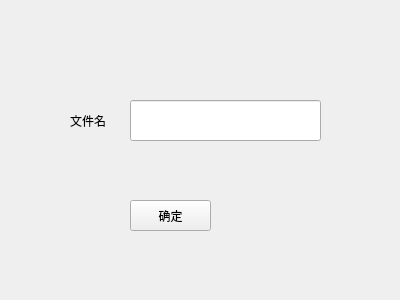
<?xml version="1.0" encoding="UTF-8"?>
<ui version="4.0">
 <class>SearchFile</class>
 <widget class="QWidget" name="SearchFile">
  <property name="geometry">
   <rect>
    <x>0</x>
    <y>0</y>
    <width>400</width>
    <height>300</height>
   </rect>
  </property>
  <property name="windowTitle">
   <string>Form</string>
  </property>
  <widget class="QLineEdit" name="lineEdit">
   <property name="geometry">
    <rect>
     <x>130</x>
     <y>100</y>
     <width>191</width>
     <height>41</height>
    </rect>
   </property>
  </widget>
  <widget class="QLabel" name="label">
   <property name="geometry">
    <rect>
     <x>70</x>
     <y>100</y>
     <width>41</width>
     <height>41</height>
    </rect>
   </property>
   <property name="text">
    <string>文件名：</string>
   </property>
  </widget>
  <widget class="QPushButton" name="pushButton">
   <property name="geometry">
    <rect>
     <x>130</x>
     <y>200</y>
     <width>81</width>
     <height>31</height>
    </rect>
   </property>
   <property name="text">
    <string>确定</string>
   </property>
  </widget>
 </widget>
 <resources/>
 <connections/>
</ui>
